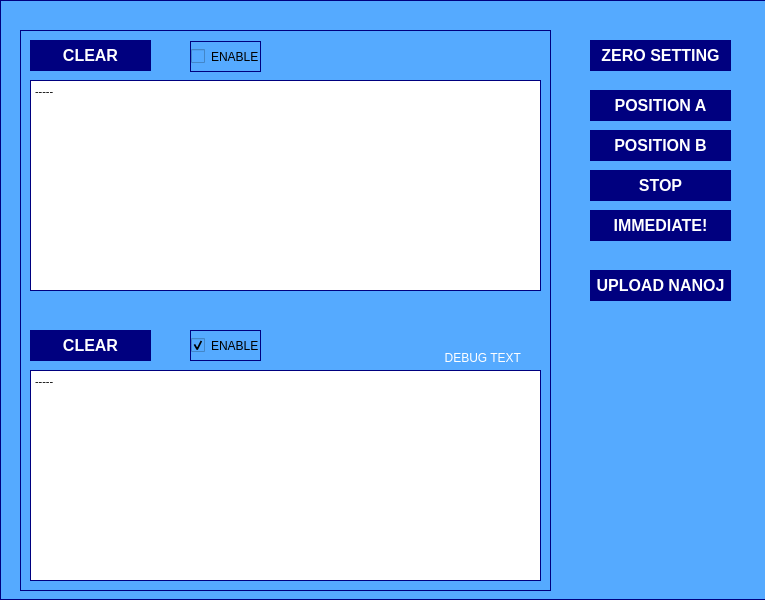
<?xml version="1.0" encoding="UTF-8"?>
<ui version="4.0">
 <class>debugWindow</class>
 <widget class="QWidget" name="debugWindow">
  <property name="geometry">
   <rect>
    <x>0</x>
    <y>0</y>
    <width>765</width>
    <height>600</height>
   </rect>
  </property>
  <property name="windowTitle">
   <string>GENERATOR DEBUG WINDOW</string>
  </property>
  <property name="styleSheet">
   <string notr="true">
background-color: rgb(85, 170, 255);</string>
  </property>
  <widget class="QFrame" name="mainFrame">
   <property name="geometry">
    <rect>
     <x>0</x>
     <y>0</y>
     <width>781</width>
     <height>600</height>
    </rect>
   </property>
   <property name="font">
    <font>
     <pointsize>20</pointsize>
     <bold>true</bold>
    </font>
   </property>
   <property name="styleSheet">
    <string notr="true">border-width: 1px;
border-style: solid; 
border-color: darkblue;
border-color: rgb(0, 0, 127);</string>
   </property>
   <property name="frameShape">
    <enum>QFrame::StyledPanel</enum>
   </property>
   <property name="frameShadow">
    <enum>QFrame::Raised</enum>
   </property>
   <widget class="QFrame" name="connectionFrame_4">
    <property name="geometry">
     <rect>
      <x>20</x>
      <y>30</y>
      <width>531</width>
      <height>561</height>
     </rect>
    </property>
    <property name="styleSheet">
     <string notr="true">border-width: 1px;
border-style: solid; 
border-color: darkblue;
border-color: rgb(0, 0, 127);
</string>
    </property>
    <property name="frameShape">
     <enum>QFrame::StyledPanel</enum>
    </property>
    <property name="frameShadow">
     <enum>QFrame::Raised</enum>
    </property>
    <widget class="QPlainTextEdit" name="r2cpText">
     <property name="geometry">
      <rect>
       <x>10</x>
       <y>50</y>
       <width>511</width>
       <height>211</height>
      </rect>
     </property>
     <property name="font">
      <font>
       <pointsize>8</pointsize>
      </font>
     </property>
     <property name="styleSheet">
      <string notr="true">background-color: rgb(255, 255, 255);
color: rgb(0, 0, 0);
</string>
     </property>
     <property name="plainText">
      <string>-----
</string>
     </property>
    </widget>
    <widget class="QPushButton" name="logClearButton">
     <property name="geometry">
      <rect>
       <x>10</x>
       <y>10</y>
       <width>121</width>
       <height>31</height>
      </rect>
     </property>
     <property name="font">
      <font>
       <pointsize>12</pointsize>
       <bold>true</bold>
      </font>
     </property>
     <property name="styleSheet">
      <string notr="true">background-color: rgb(0, 0, 127);
color: rgb(255, 255, 255);
border-width: 0px;
</string>
     </property>
     <property name="text">
      <string>CLEAR</string>
     </property>
    </widget>
    <widget class="QCheckBox" name="logEnableCheck">
     <property name="geometry">
      <rect>
       <x>170</x>
       <y>11</y>
       <width>71</width>
       <height>31</height>
      </rect>
     </property>
     <property name="text">
      <string>ENABLE</string>
     </property>
    </widget>
    <widget class="QPlainTextEdit" name="debugText">
     <property name="geometry">
      <rect>
       <x>10</x>
       <y>340</y>
       <width>511</width>
       <height>211</height>
      </rect>
     </property>
     <property name="font">
      <font>
       <pointsize>8</pointsize>
      </font>
     </property>
     <property name="styleSheet">
      <string notr="true">background-color: rgb(255, 255, 255);
color: rgb(0, 0, 0);
</string>
     </property>
     <property name="plainText">
      <string>-----
</string>
     </property>
    </widget>
    <widget class="QPushButton" name="debugClearButton">
     <property name="geometry">
      <rect>
       <x>10</x>
       <y>300</y>
       <width>121</width>
       <height>31</height>
      </rect>
     </property>
     <property name="font">
      <font>
       <pointsize>12</pointsize>
       <bold>true</bold>
      </font>
     </property>
     <property name="styleSheet">
      <string notr="true">background-color: rgb(0, 0, 127);
color: rgb(255, 255, 255);
border-width: 0px;
</string>
     </property>
     <property name="text">
      <string>CLEAR</string>
     </property>
    </widget>
    <widget class="QLabel" name="label_16">
     <property name="geometry">
      <rect>
       <x>270</x>
       <y>320</y>
       <width>231</width>
       <height>16</height>
      </rect>
     </property>
     <property name="styleSheet">
      <string notr="true">
color: rgb(255, 255, 255);
border-width: 0px;
</string>
     </property>
     <property name="text">
      <string>DEBUG TEXT</string>
     </property>
     <property name="alignment">
      <set>Qt::AlignRight|Qt::AlignTrailing|Qt::AlignVCenter</set>
     </property>
    </widget>
    <widget class="QCheckBox" name="debugEnable">
     <property name="geometry">
      <rect>
       <x>170</x>
       <y>300</y>
       <width>71</width>
       <height>31</height>
      </rect>
     </property>
     <property name="text">
      <string>ENABLE</string>
     </property>
     <property name="checked">
      <bool>true</bool>
     </property>
    </widget>
   </widget>
   <widget class="QPushButton" name="zeroSettingButton">
    <property name="geometry">
     <rect>
      <x>590</x>
      <y>40</y>
      <width>141</width>
      <height>31</height>
     </rect>
    </property>
    <property name="font">
     <font>
      <pointsize>12</pointsize>
      <bold>true</bold>
     </font>
    </property>
    <property name="styleSheet">
     <string notr="true">background-color: rgb(0, 0, 127);
color: rgb(255, 255, 255);
border-width: 0px;
</string>
    </property>
    <property name="text">
     <string>ZERO SETTING</string>
    </property>
   </widget>
   <widget class="QPushButton" name="positionA">
    <property name="geometry">
     <rect>
      <x>590</x>
      <y>90</y>
      <width>141</width>
      <height>31</height>
     </rect>
    </property>
    <property name="font">
     <font>
      <pointsize>12</pointsize>
      <bold>true</bold>
     </font>
    </property>
    <property name="styleSheet">
     <string notr="true">background-color: rgb(0, 0, 127);
color: rgb(255, 255, 255);
border-width: 0px;
</string>
    </property>
    <property name="text">
     <string>POSITION A</string>
    </property>
   </widget>
   <widget class="QPushButton" name="positionB">
    <property name="geometry">
     <rect>
      <x>590</x>
      <y>130</y>
      <width>141</width>
      <height>31</height>
     </rect>
    </property>
    <property name="font">
     <font>
      <pointsize>12</pointsize>
      <bold>true</bold>
     </font>
    </property>
    <property name="styleSheet">
     <string notr="true">background-color: rgb(0, 0, 127);
color: rgb(255, 255, 255);
border-width: 0px;
</string>
    </property>
    <property name="text">
     <string>POSITION B</string>
    </property>
   </widget>
   <widget class="QPushButton" name="stopCommand">
    <property name="geometry">
     <rect>
      <x>590</x>
      <y>170</y>
      <width>141</width>
      <height>31</height>
     </rect>
    </property>
    <property name="font">
     <font>
      <pointsize>12</pointsize>
      <bold>true</bold>
     </font>
    </property>
    <property name="styleSheet">
     <string notr="true">background-color: rgb(0, 0, 127);
color: rgb(255, 255, 255);
border-width: 0px;
</string>
    </property>
    <property name="text">
     <string>STOP</string>
    </property>
   </widget>
   <widget class="QPushButton" name="immediateCommand">
    <property name="geometry">
     <rect>
      <x>590</x>
      <y>210</y>
      <width>141</width>
      <height>31</height>
     </rect>
    </property>
    <property name="font">
     <font>
      <pointsize>12</pointsize>
      <bold>true</bold>
     </font>
    </property>
    <property name="styleSheet">
     <string notr="true">background-color: rgb(0, 0, 127);
color: rgb(255, 255, 255);
border-width: 0px;
</string>
    </property>
    <property name="text">
     <string>IMMEDIATE!</string>
    </property>
   </widget>
   <widget class="QPushButton" name="uploadnanoj">
    <property name="geometry">
     <rect>
      <x>590</x>
      <y>270</y>
      <width>141</width>
      <height>31</height>
     </rect>
    </property>
    <property name="font">
     <font>
      <pointsize>12</pointsize>
      <bold>true</bold>
     </font>
    </property>
    <property name="styleSheet">
     <string notr="true">background-color: rgb(0, 0, 127);
color: rgb(255, 255, 255);
border-width: 0px;
</string>
    </property>
    <property name="text">
     <string>UPLOAD NANOJ</string>
    </property>
   </widget>
  </widget>
 </widget>
 <resources/>
 <connections/>
</ui>
